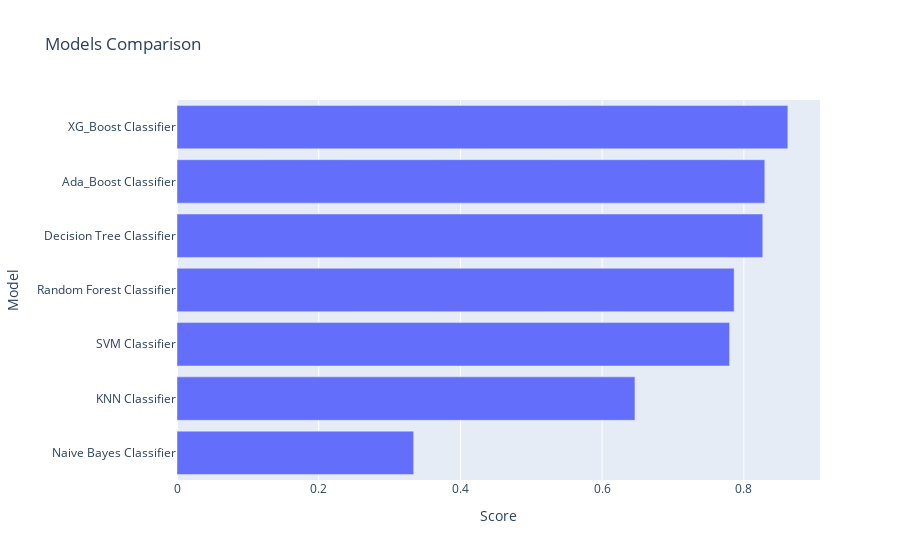

The cell this chart's notebook holds for it:
### Code cell
models = pd.DataFrame({
    'Model' : [ 'Random Forest Classifier', 'SVM Classifier', 'Naive Bayes Classifier','KNN Classifier', 'XG_Boost Classifier', 'Decision Tree Classifier', 'Ada_Boost Classifier'],
    'Score' : [rand_forest_acc_OOD, svm_acc_OOD, gnb_acc_OOD, knn_acc_OOD, xgb_acc_OOD, dtc_acc_OOD, ada_acc_OOD]
})

sorted_models = models.sort_values(by = 'Score', ascending = True)

fig = px.bar(data_frame = sorted_models, x = 'Score', y = 'Model', title=  'Models Comparison')

fig.show()

### Figure 1 — Plotly figure (JSON) as saved in the notebook; plotly's stock layout.template omitted (floating-point values rounded to 4 significant figures)
{"data": [{"alignmentgroup": "True", "hovertemplate": "Score=%{x}<br>Model=%{y}<extra></extra>", "legendgroup": "", "marker": {"color": "#636efa", "pattern": {"shape": ""}}, "name": "", "offsetgroup": "", "orientation": "h", "showlegend": false, "textposition": "auto", "type": "bar", "x": [0.334, 0.6462, 0.7798, 0.7862, 0.8266, 0.8295, 0.862], "xaxis": "x", "y": ["Naive Bayes Classifier", "KNN Classifier", "SVM Classifier", "Random Forest Classifier", "Decision Tree Classifier", "Ada_Boost Classifier", "XG_Boost Classifier"], "yaxis": "y"}], "layout": {"barmode": "relative", "legend": {"tracegroupgap": 0}, "title": {"text": "Models Comparison"}, "xaxis": {"anchor": "y", "domain": [0, 1], "title": {"text": "Score"}}, "yaxis": {"anchor": "x", "domain": [0, 1], "title": {"text": "Model"}}}}
